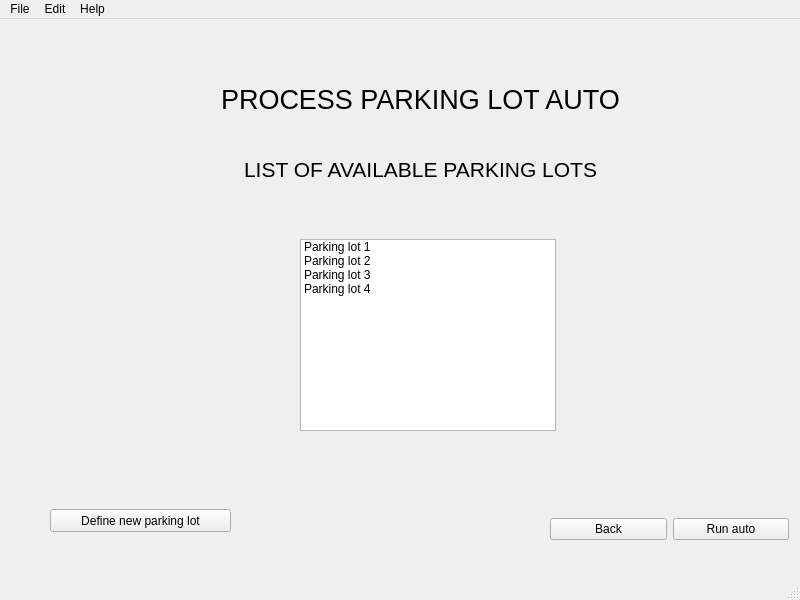
<?xml version="1.0" encoding="UTF-8"?>
<ui version="4.0">
 <class>MainWindow</class>
 <widget class="QMainWindow" name="MainWindow">
  <property name="geometry">
   <rect>
    <x>0</x>
    <y>0</y>
    <width>800</width>
    <height>600</height>
   </rect>
  </property>
  <property name="windowTitle">
   <string>MainWindow</string>
  </property>
  <widget class="QWidget" name="centralwidget">
   <widget class="QLabel" name="label">
    <property name="geometry">
     <rect>
      <x>120</x>
      <y>50</y>
      <width>601</width>
      <height>61</height>
     </rect>
    </property>
    <property name="font">
     <font>
      <pointsize>20</pointsize>
     </font>
    </property>
    <property name="text">
     <string>PROCESS PARKING LOT AUTO</string>
    </property>
    <property name="alignment">
     <set>Qt::AlignCenter</set>
    </property>
   </widget>
   <widget class="QLabel" name="label_2">
    <property name="geometry">
     <rect>
      <x>120</x>
      <y>120</y>
      <width>601</width>
      <height>61</height>
     </rect>
    </property>
    <property name="font">
     <font>
      <pointsize>16</pointsize>
     </font>
    </property>
    <property name="text">
     <string>LIST OF AVAILABLE PARKING LOTS</string>
    </property>
    <property name="alignment">
     <set>Qt::AlignCenter</set>
    </property>
   </widget>
   <widget class="QListWidget" name="list_parking_lotWidget">
    <property name="geometry">
     <rect>
      <x>300</x>
      <y>220</y>
      <width>256</width>
      <height>192</height>
     </rect>
    </property>
    <item>
     <property name="text">
      <string>Parking lot 1</string>
     </property>
    </item>
    <item>
     <property name="text">
      <string>Parking lot 2</string>
     </property>
    </item>
    <item>
     <property name="text">
      <string>Parking lot 3</string>
     </property>
    </item>
    <item>
     <property name="text">
      <string>Parking lot 4</string>
     </property>
    </item>
   </widget>
   <widget class="QPushButton" name="define_button">
    <property name="geometry">
     <rect>
      <x>50</x>
      <y>490</y>
      <width>181</width>
      <height>23</height>
     </rect>
    </property>
    <property name="text">
     <string>Define new parking lot</string>
    </property>
   </widget>
   <widget class="QWidget" name="horizontalLayoutWidget">
    <property name="geometry">
     <rect>
      <x>550</x>
      <y>470</y>
      <width>239</width>
      <height>80</height>
     </rect>
    </property>
    <layout class="QHBoxLayout" name="horizontalLayout">
     <item>
      <widget class="QPushButton" name="back_button">
       <property name="text">
        <string>Back</string>
       </property>
      </widget>
     </item>
     <item>
      <widget class="QPushButton" name="run_auto_button">
       <property name="text">
        <string>Run auto</string>
       </property>
      </widget>
     </item>
    </layout>
   </widget>
  </widget>
  <widget class="QMenuBar" name="menubar">
   <property name="geometry">
    <rect>
     <x>0</x>
     <y>0</y>
     <width>800</width>
     <height>21</height>
    </rect>
   </property>
   <widget class="QMenu" name="menuFile">
    <property name="title">
     <string>File</string>
    </property>
    <addaction name="actionOption_1"/>
    <addaction name="actionOption_2"/>
    <addaction name="separator"/>
    <addaction name="actionExit"/>
   </widget>
   <widget class="QMenu" name="menuEdit">
    <property name="title">
     <string>Edit</string>
    </property>
    <addaction name="actionUser_mode"/>
    <addaction name="actionDevelop_mode"/>
   </widget>
   <widget class="QMenu" name="menuHelp">
    <property name="title">
     <string>Help</string>
    </property>
    <addaction name="actionOption_3"/>
    <addaction name="actionOption_4"/>
   </widget>
   <addaction name="menuFile"/>
   <addaction name="menuEdit"/>
   <addaction name="menuHelp"/>
  </widget>
  <widget class="QStatusBar" name="statusbar"/>
  <action name="actionOption_1">
   <property name="text">
    <string>Option 1</string>
   </property>
  </action>
  <action name="actionOption_2">
   <property name="text">
    <string>Option 2</string>
   </property>
  </action>
  <action name="actionExit">
   <property name="text">
    <string>Exit</string>
   </property>
  </action>
  <action name="actionUser_mode">
   <property name="text">
    <string>User mode</string>
   </property>
  </action>
  <action name="actionDevelop_mode">
   <property name="text">
    <string>Developer mode</string>
   </property>
  </action>
  <action name="actionOption_3">
   <property name="text">
    <string>Option 1</string>
   </property>
  </action>
  <action name="actionOption_4">
   <property name="text">
    <string>Option 2</string>
   </property>
  </action>
 </widget>
 <resources/>
 <connections/>
</ui>
